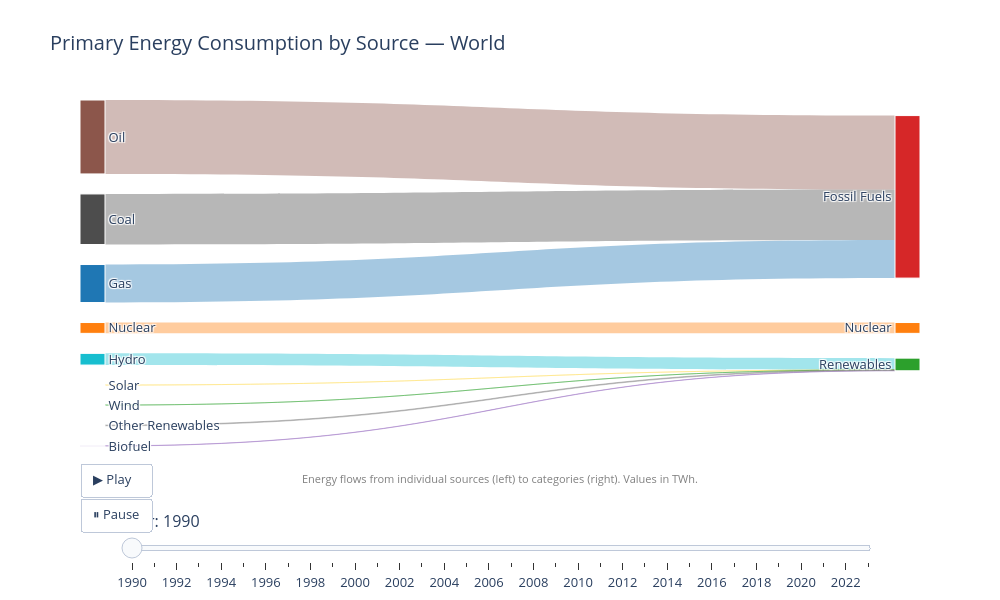

Here is the notebook cell this chart was saved with:
### Code cell
fig1 = build_animated_sankey('World', (1990, 2023))
fig1.show()

### Figure 1 — Plotly figure (JSON) as saved in the notebook; plotly's stock layout.template omitted (floating-point values rounded to 4 significant figures)
{"data": [{"link": {"color": ["rgba(77,77,77,0.4)", "rgba(140,86,75,0.4)", "rgba(31,119,180,0.4)", "rgba(255,127,14,0.4)", "rgba(23,190,207,0.4)", "rgba(255,221,87,0.4)", "rgba(44,160,44,0.4)", "rgba(148,103,189,0.4)", "rgba(127,127,127,0.4)"], "source": [0, 1, 2, 3, 4, 5, 6, 7, 8], "target": [9, 9, 9, 10, 11, 11, 11, 11, 11], "value": [25930.0, 37910.0, 19480.0, 5557.0, 5996.0, 1.078, 10.09, 106.6, 366.3]}, "node": {"color": ["#4d4d4d", "#8c564b", "#1f77b4", "#ff7f0e", "#17becf", "#ffdd57", "#2ca02c", "#9467bd", "#7f7f7f", "#d62728", "#ff7f0e", "#2ca02c"], "label": ["Coal", "Oil", "Gas", "Nuclear", "Hydro", "Solar", "Wind", "Biofuel", "Other Renewables", "Fossil Fuels", "Nuclear", "Renewables"], "line": {"color": "white", "width": 1}, "pad": 20, "thickness": 25}, "type": "sankey"}], "layout": {"annotations": [{"font": {"color": "grey", "size": 11}, "showarrow": false, "text": "Energy flows from individual sources (left) to categories (right). Values in TWh.", "x": 0.5, "xref": "paper", "y": -0.12, "yref": "paper"}], "font": {"size": 13}, "height": 600, "sliders": [{"active": 0, "currentvalue": {"font": {"size": 16}, "prefix": "Year: "}, "len": 0.9, "pad": {"t": 60}, "steps": [{"args": [["1990"], {"frame": {"duration": 500, "redraw": true}, "mode": "immediate", "transition": {"duration": 300}}], "label": "1990", "method": "animate"}, {"args": [["1991"], {"frame": {"duration": 500, "redraw": true}, "mode": "immediate", "transition": {"duration": 300}}], "label": "1991", "method": "animate"}, {"args": [["1992"], {"frame": {"duration": 500, "redraw": true}, "mode": "immediate", "transition": {"duration": 300}}], "label": "1992", "method": "animate"}, {"args": [["1993"], {"frame": {"duration": 500, "redraw": true}, "mode": "immediate", "transition": {"duration": 300}}], "label": "1993", "method": "animate"}, {"args": [["1994"], {"frame": {"duration": 500, "redraw": true}, "mode": "immediate", "transition": {"duration": 300}}], "label": "1994", "method": "animate"}, {"args": [["1995"], {"frame": {"duration": 500, "redraw": true}, "mode": "immediate", "transition": {"duration": 300}}], "label": "1995", "method": "animate"}, {"args": [["1996"], {"frame": {"duration": 500, "redraw": true}, "mode": "immediate", "transition": {"duration": 300}}], "label": "1996", "method": "animate"}, {"args": [["1997"], {"frame": {"duration": 500, "redraw": true}, "mode": "immediate", "transition": {"duration": 300}}], "label": "1997", "method": "animate"}, {"args": [["1998"], {"frame": {"duration": 500, "redraw": true}, "mode": "immediate", "transition": {"duration": 300}}], "label": "1998", "method": "animate"}, {"args": [["1999"], {"frame": {"duration": 500, "redraw": true}, "mode": "immediate", "transition": {"duration": 300}}], "label": "1999", "method": "animate"}, {"args": [["2000"], {"frame": {"duration": 500, "redraw": true}, "mode": "immediate", "transition": {"duration": 300}}], "label": "2000", "method": "animate"}, {"args": [["2001"], {"frame": {"duration": 500, "redraw": true}, "mode": "immediate", "transition": {"duration": 300}}], "label": "2001", "method": "animate"}, {"args": [["2002"], {"frame": {"duration": 500, "redraw": true}, "mode": "immediate", "transition": {"duration": 300}}], "label": "2002", "method": "animate"}, {"args": [["2003"], {"frame": {"duration": 500, "redraw": true}, "mode": "immediate", "transition": {"duration": 300}}], "label": "2003", "method": "animate"}, {"args": [["2004"], {"frame": {"duration": 500, "redraw": true}, "mode": "immediate", "transition": {"duration": 300}}], "label": "2004", "method": "animate"}, {"args": [["2005"], {"frame": {"duration": 500, "redraw": true}, "mode": "immediate", "transition": {"duration": 300}}], "label": "2005", "method": "animate"}, {"args": [["2006"], {"frame": {"duration": 500, "redraw": true}, "mode": "immediate", "transition": {"duration": 300}}], "label": "2006", "method": "animate"}, {"args": [["2007"], {"frame": {"duration": 500, "redraw": true}, "mode": "immediate", "transition": {"duration": 300}}], "label": "2007", "method": "animate"}, {"args": [["2008"], {"frame": {"duration": 500, "redraw": true}, "mode": "immediate", "transition": {"duration": 300}}], "label": "2008", "method": "animate"}, {"args": [["2009"], {"frame": {"duration": 500, "redraw": true}, "mode": "immediate", "transition": {"duration": 300}}], "label": "2009", "method": "animate"}, {"args": [["2010"], {"frame": {"duration": 500, "redraw": true}, "mode": "immediate", "transition": {"duration": 300}}], "label": "2010", "method": "animate"}, {"args": [["2011"], {"frame": {"duration": 500, "redraw": true}, "mode": "immediate", "transition": {"duration": 300}}], "label": "2011", "method": "animate"}, {"args": [["2012"], {"frame": {"duration": 500, "redraw": true}, "mode": "immediate", "transition": {"duration": 300}}], "label": "2012", "method": "animate"}, {"args": [["2013"], {"frame": {"duration": 500, "redraw": true}, "mode": "immediate", "transition": {"duration": 300}}], "label": "2013", "method": "animate"}, {"args": [["2014"], {"frame": {"duration": 500, "redraw": true}, "mode": "immediate", "transition": {"duration": 300}}], "label": "2014", "method": "animate"}, {"args": [["2015"], {"frame": {"duration": 500, "redraw": true}, "mode": "immediate", "transition": {"duration": 300}}], "label": "2015", "method": "animate"}, {"args": [["2016"], {"frame": {"duration": 500, "redraw": true}, "mode": "immediate", "transition": {"duration": 300}}], "label": "2016", "method": "animate"}, {"args": [["2017"], {"frame": {"duration": 500, "redraw": true}, "mode": "immediate", "transition": {"duration": 300}}], "label": "2017", "method": "animate"}, {"args": [["2018"], {"frame": {"duration": 500, "redraw": true}, "mode": "immediate", "transition": {"duration": 300}}], "label": "2018", "method": "animate"}, {"args": [["2019"], {"frame": {"duration": 500, "redraw": true}, "mode": "immediate", "transition": {"duration": 300}}], "label": "2019", "method": "animate"}, {"args": [["2020"], {"frame": {"duration": 500, "redraw": true}, "mode": "immediate", "transition": {"duration": 300}}], "label": "2020", "method": "animate"}, {"args": [["2021"], {"frame": {"duration": 500, "redraw": true}, "mode": "immediate", "transition": {"duration": 300}}], "label": "2021", "method": "animate"}, {"args": [["2022"], {"frame": {"duration": 500, "redraw": true}, "mode": "immediate", "transition": {"duration": 300}}], "label": "2022", "method": "animate"}, {"args": [["2023"], {"frame": {"duration": 500, "redraw": true}, "mode": "immediate", "transition": {"duration": 300}}], "label": "2023", "method": "animate"}], "x": 0.05}], "title": {"font": {"size": 20}, "text": "Primary Energy Consumption by Source — World"}, "updatemenus": [{"buttons": [{"args": [null, {"frame": {"duration": 700, "redraw": true}, "fromcurrent": true, "transition": {"duration": 400}}], "label": "▶ Play", "method": "animate"}, {"args": [[null], {"frame": {"duration": 0, "redraw": false}, "mode": "immediate", "transition": {"duration": 0}}], "label": "⏸ Pause", "method": "animate"}], "showactive": false, "type": "buttons", "x": 0, "xanchor": "left", "y": -0.05}], "width": 1000}}
